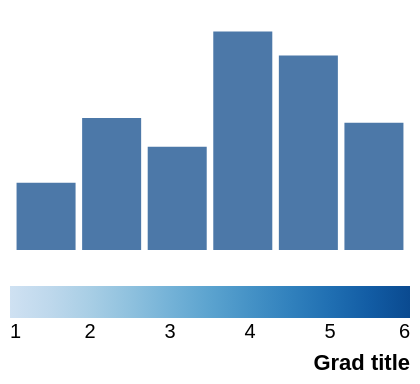

Vega-Lite specification for this chart:
### Vega specification from a JSON file in a GitHub repository (floating-point values rounded to 4 significant figures)
{"width": 200, "height": 120, "padding": 5, "data": [{"name": "t", "values": [{"a": "Alpha", "b": 28, "c": "x", "d": 1}, {"a": "Bravo", "b": 55, "c": "y", "d": 2}, {"a": "Charlie", "b": 43, "c": "x", "d": 3}, {"a": "Delta", "b": 91, "c": "z", "d": 4}, {"a": "Echo", "b": 81, "c": "y", "d": 5}, {"a": "Foxtrot", "b": 53, "c": "z", "d": 6}]}], "scales": [{"name": "x", "type": "band", "domain": {"data": "t", "field": "a"}, "range": "width", "padding": 0.1}, {"name": "y", "type": "linear", "domain": {"data": "t", "field": "b"}, "range": "height", "nice": true}, {"name": "color", "type": "ordinal", "domain": {"data": "t", "field": "c"}, "range": {"scheme": "category10"}}, {"name": "ramp", "type": "linear", "domain": {"data": "t", "field": "d"}, "range": {"scheme": "blues"}}, {"name": "size", "type": "linear", "domain": {"data": "t", "field": "b"}, "range": [10, 200]}, {"name": "shape", "type": "ordinal", "domain": {"data": "t", "field": "c"}, "range": "symbol"}, {"name": "quant", "type": "quantize", "domain": [0, 100], "range": {"scheme": "greens", "count": 4}}], "marks": [{"type": "rect", "from": {"data": "t"}, "encode": {"enter": {"x": {"scale": "x", "field": "a"}, "width": {"scale": "x", "band": 1}, "y": {"scale": "y", "field": "b"}, "y2": {"scale": "y", "value": 0}}}}], "legends": [{"fill": "ramp", "type": "gradient", "direction": "horizontal", "title": "Grad title", "titleOrient": "bottom", "titleAnchor": "end", "orient": "bottom"}]}
